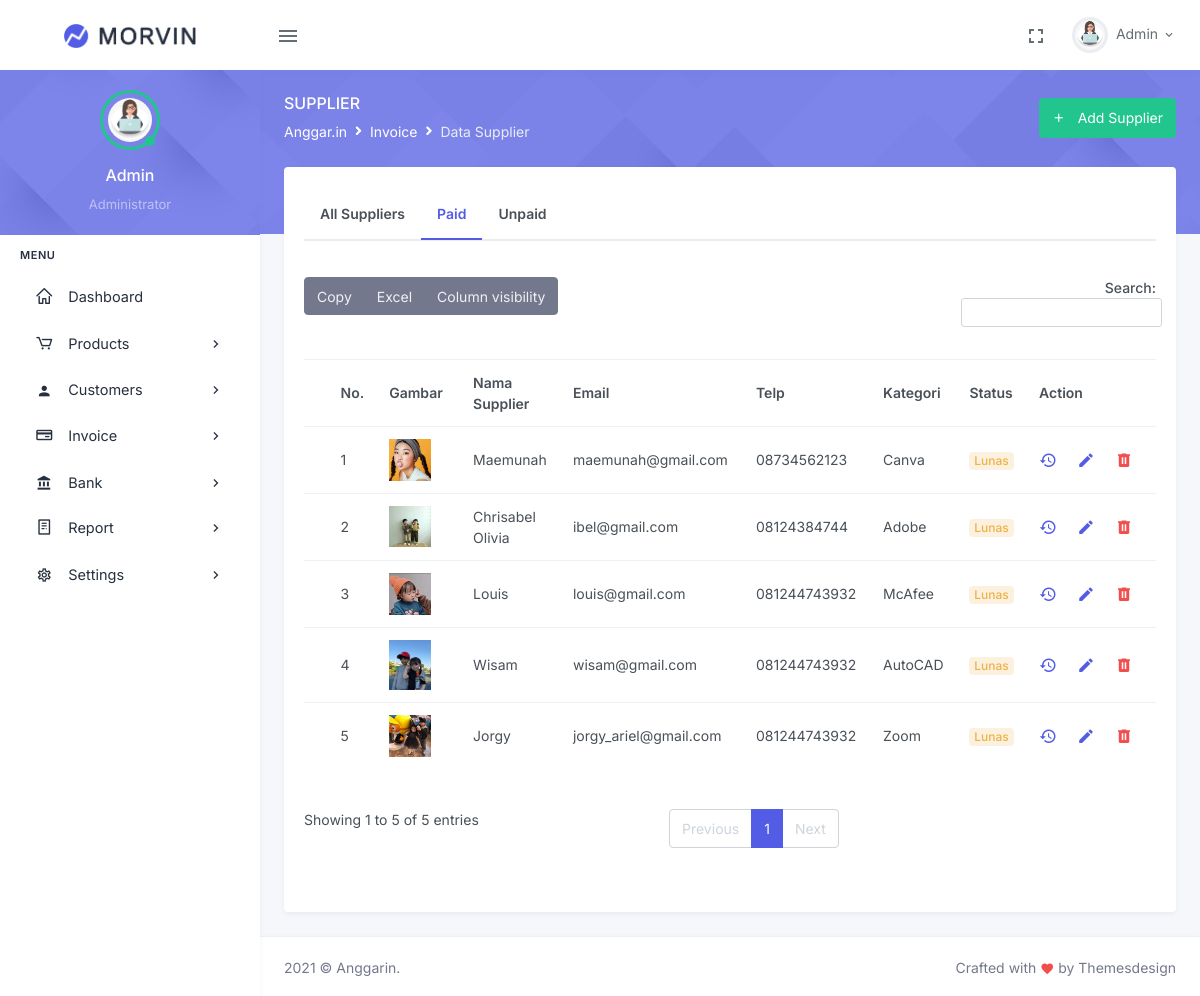
Page /index.php/supplier/paidSupplier on the committed database.
### tables this page shows
CREATE TABLE IF NOT EXISTS `supplier` (
  `id_supplier` int(11) NOT NULL AUTO_INCREMENT,
  `nama_supplier` varchar(100) NOT NULL,
  `telp_supplier` varchar(50) NOT NULL,
  `email_supplier` varchar(50) NOT NULL,
  `kategori` varchar(150) NOT NULL,
  `keterangan_supplier` varchar(50) NOT NULL,
  `gambar_supplier` varchar(500) DEFAULT NULL,
  PRIMARY KEY (`id_supplier`)
);

### application/controllers/supplier.php (called while the page is built, shortened)
<?php
class supplier extends CI_Controller {
    public function __construct(){
        $this->load->model('supplier_model');
        $this->load->library('form_validation');
    }
    public function paidSupplier(){
        $data['title']='Data Supplier';
        $data['paid_supplier'] = $this->supplier_model->getPaidSupplier();
        $this->load->view('template/header', $data);
        $this->load->view('supplier/paidSupplier');
        $this->load->view('template/footer');
    }
}
?>

### index.php (called while the page is built, shortened)
<?php
require_once BASEPATH.'core/CodeIgniter.php';

### application/models/supplier_model.php (called while the page is built, shortened)
<?php
class supplier_model extends CI_Model{
    public function getPaidSupplier(){
        $sql = "SELECT * FROM supplier WHERE keterangan_supplier='Lunas'";
        $result = $this->db->query($sql);
        return $result->result_array();
    }
}
?>

### application/views/supplier/paidSupplier.php (the view)
<div class="main-content">
    <div class="page-content">
        <div class="page-title-box">
            <div class="container-fluid">
                <div class="row align-items-center">
                    <div class="col-sm-6">
                        <div class="page-title">
                            <h4>Supplier</h4>
                                <ol class="breadcrumb m-0">
                                    <li class="breadcrumb-item"><a href="javascript: void(0);">Anggar.in</a></li>
                                    <li class="breadcrumb-item"><a href="javascript: void(0);">Invoice</a></li>
                                    <li class="breadcrumb-item active">Data Supplier</li>
                                </ol>
                        </div>
                    </div>
                    <div class="col-sm-6">
                    <div class="float-end d-none d-sm-block">
                        <a href="<?= base_url();?>addsupplier" class="btn btn-success"><i class="mdi mdi-plus me-2"></i> Add Supplier</a>
                    </div>
                    </div>
                </div>
            </div>
            </div>
        <div class="container-fluid">
            <div class="page-content-wrapper">
                <div class="row">
                    <div class="col-lg-12">
                        <div class="card">
                            <div class="card-body">
                            <ul class="nav nav-tabs nav-tabs-custom mb-4">
                                <li class="nav-item">
                                    <a class="nav-link fw-bold p-3 " href="<?php echo base_url('')?>supplier">All Suppliers</a>
                                </li>
                                <li class="nav-item">
                                    <a class="nav-link p-3 fw-bold active" href="<?php echo base_url('')?>paidSupplier">Paid</a>
                                </li>
                                <li class="nav-item">
                                    <a class="nav-link p-3 fw-bold" href="<?php echo base_url('')?>unpaidSupplier">Unpaid</a>
                                </li>
                            </ul>
                            <div class="table mt-3 tab-content">
                                    <table id="datatable-buttons" class="table table-centered datatable dt-responsive nowrap " style="border-collapse: collapse; border-spacing: 0; width: 100%;">
                                        <thead class="thead-light">
                                            <tr>
                                                <th></th>
                                                <th>No.</th>
                                                <th >Gambar</th>
                                                <th>Nama Supplier</th>
                                                <th>Email</th>
                                                <th>Telp</th>
                                                <th>Kategori</th>
                                                <th>Status</th>
                                                <th style="width: 150px;">Action</th>
                                            </tr>
                                        </thead>
                                        <tbody>
                                            <?php $no=1;
                                            foreach($paid_supplier as $supplier): ?>
                                            <tr>
                                                <td></td>
                                                <td><?= $no++?></td>
                                                <td><img src="<?php echo base_url('./upload/'.$supplier['gambar_supplier']); ?>" width="42" class="me-3" alt=""/></td>
                                                <td><?= $supplier['nama_supplier'];?></td>
                                                <td><?= $supplier['email_supplier'];?></td>
                                                <td><?= $supplier['telp_supplier'];?></td>
                                                <td><?= $supplier['kategori'];?></td>
                                                <td>
                                                        <div class="badge badge-soft-warning font-size-12"><?= $supplier['keterangan_supplier'];?></div>
                                                </td>
                                                <td id="tooltip-container0">
                                                    <a href="<?php echo base_url('supplier/histori') ?>/<?php echo $supplier['id_supplier'] ?>" class="me-3 text-primary" data-bs-container="#tooltip-container3" data-bs-toggle="tooltip" data-bs-placement="top" title="Histori"><i class="mdi mdi-history font-size-18"></i></a>
                                                    <a href="<?php echo base_url('supplier/edit') ?>/<?php echo $supplier['id_supplier'] ?>" class="me-3 text-primary" data-bs-container="#tooltip-container0" data-bs-toggle="tooltip" data-bs-placement="top" title="Edit"><i class="mdi mdi-pencil font-size-18"></i> </a>
                                                    <a href="<?php echo base_url('supplier/hapus') ?>/<?php echo $supplier['id_supplier'] ?>" class="text-danger" data-bs-container="#tooltip-container0" data-bs-toggle="tooltip" data-bs-placement="top" title="Delete"><i class="mdi mdi-trash-can font-size-18"></i></a>
                                                </td>
                                            </tr>
                                            <?php endforeach; ?>
                                        </tbody>
                                    </table>
                                </div>
                            </div>
                        </div>
                    </div>
                </div>
            </div>
        </div>
    </div>

### rows in the picture
supplier: gambar_supplier (picture), nama_supplier "Maemunah", email_supplier "maemunah@gmail.com", telp_supplier "08734562123", kategori "Canva", keterangan_supplier "Lunas"
supplier: gambar_supplier (picture), nama_supplier "Chrisabel Olivia", email_supplier "ibel@gmail.com", telp_supplier "08124384744", kategori "Adobe", keterangan_supplier "Lunas"
supplier: gambar_supplier (picture), nama_supplier "Louis", email_supplier "louis@gmail.com", telp_supplier "081244743932", kategori "McAfee", keterangan_supplier "Lunas"
supplier: gambar_supplier (picture), nama_supplier "Wisam", email_supplier "wisam@gmail.com", telp_supplier "081244743932", kategori "AutoCAD", keterangan_supplier "Lunas"
supplier: gambar_supplier (picture), nama_supplier "Jorgy", email_supplier "jorgy_ariel@gmail.com", telp_supplier "081244743932", kategori "Zoom", keterangan_supplier "Lunas"
